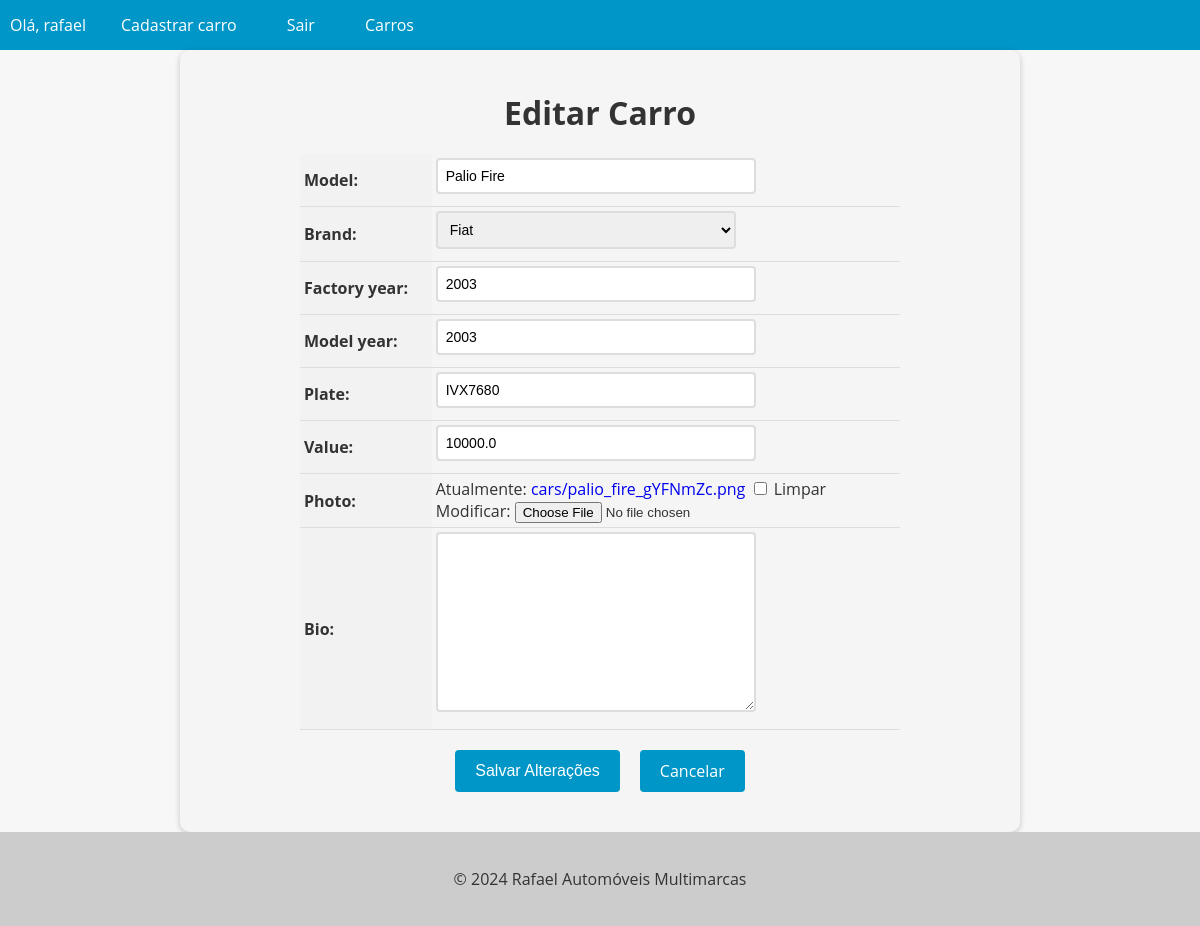
The app's page /cars/1/update/ (signed in) with its own data.
### cars/models.py (models this page shows, shortened)
class Car(models.Model):
    id = models.AutoField(primary_key=True)
    model = models.CharField(max_length=50)
    brand = models.ForeignKey(Brand, on_delete=models.PROTECT, related_name='cars')
    factory_year = models.IntegerField()
    model_year = models.IntegerField()
    plate = models.CharField(max_length=10, blank=True, null=True)
    value = models.FloatField()
    photo = models.ImageField(upload_to='cars/', blank=True, null=True)
    bio = models.TextField(blank=True, null=True)

class Brand(models.Model):
    id = models.AutoField(primary_key=True)
    name = models.CharField(max_length=50)
    def __str__(self):
        return self.name

### cars/views.py (the view, shortened to what this page needs)
# urls.py: path('cars/<int:pk>/update/', CarUpdateView.as_view(), name='car_update'),
@method_decorator(login_required(login_url='login'), name='dispatch')
class CarUpdateView(UpdateView):
    model = Car
    form_class = CarModelForm
    template_name = 'car_update.html'

### cars/forms.py (shortened to what this page needs)
class CarModelForm(forms.ModelForm):
    class Meta:
        model = Car
        fields = '__all__'

### cars/templates/car_update.html (shortened to what this page needs)
{% extends "base.html" %}
{% block content %}
<form method="post" enctype="multipart/form-data">
    <h1>Editar Carro</h1>
    <table>
        {{ form.as_table }}
    </table>
    <div>
        <div class="buttons-container">
            <input type="submit" value="Salvar Alterações" class="btn btn-primary">
            <a href="{% url 'cars_list' %}" class="btn btn-secondary">Cancelar</a>
        </div>
    </div>
</form>
{% endblock %}

### app/templates/base.html (shortened to what this page needs)
<!DOCTYPE html>
<html lang="en">
<head>
</head>
<body>
  <header>
    <nav>
      <ul>
        {% if user.is_authenticated %}
        <li>Olá, {{user.username}}</li>
        <li><a href="{% url 'new_car' %}">Cadastrar carro</a></li>
        <li><a href="{% url 'logout' %}"> Sair </a> </li>
        {% endif %}
        <li><a href="{% url 'cars_list' %}">Carros</a></li>
      </ul>
    </nav>
  </header>
  <main>
    {% block content %}
    {% endblock %}
  </main>
  <footer>
    <p>&copy; 2024 Rafael Automóveis Multimarcas</p>
  </footer>
</body>
</html>

### app/templates/base.html (style rules this page uses)
body { font-family: 'Open Sans', sans-serif; background-color: #f7f7f7; color: #333; margin: 0; padding: 0; }
header { background-color: #0096c7; color: #fff; text-align: center; }
footer { background-color: #ccc; color: #333; padding: 20px; text-align: center; }
nav { background-color: #0096c7; color: #fff; height: 50px; display: flex; justify-content: space-between; align-items: center; }
nav ul { list-style: none; margin: 0; padding: 0; display: flex; }
nav ul li { margin: 0 10px; }
nav ul li a { color: #fff; text-decoration: none; font-size: 16px; padding: 15px; transition: all 0.3s ease; }

### cars/templates/car_update.html (style rules this page uses)
form { max-width: 800px; margin: 0 auto; padding: 20px; background-color: #f5f5f5; border-radius: 10px; box-shadow: 0 2px 6px rgba(0, 0, 0, 0.2); }
form h1 { font-size: 2rem; margin-bottom: 20px; text-align: center; }
table { margin: 0 auto; border-collapse: collapse; width: 100%; max-width: 600px; }
th, td { padding: 4px; text-align: left; border-bottom: 1px solid #ddd; }
th { background-color: #f2f2f2; }
input[type="text"], input[type="number"], select, textarea { padding: 8px; font-size: 14px; border: 2px solid #ddd; border-radius: 4px; width: 100%; max-width: 300px; margin-bottom: 8px; transition: border-bottom-color 0.3s ease-in-out; }
.btn { background-color: #0096c7; color: #fff; border: none; padding: 10px 20px; font-size: 16px; border-radius: 4px; cursor: pointer; transition: background-color 0.3s ease-in-out; }
.buttons-container { display: flex; justify-content: center; margin-top: 20px; margin-bottom: 20px; }
.btn { display: inline-block; background-color: #0096c7; color: #fff; border: none; padding: 10px 20px; font-size: 16px; border-radius: 4px; cursor: pointer; transition: background-color 0.3s ease-in-out; margin: 0 10px; }
a { text-decoration: none !important; }

### records on screen
Car: model "Palio Fire", brand "Fiat", factory_year "2003", model_year "2003", plate "IVX7680", value "10000.0"

### other values on screen
{{ user.username }} "rafael"
